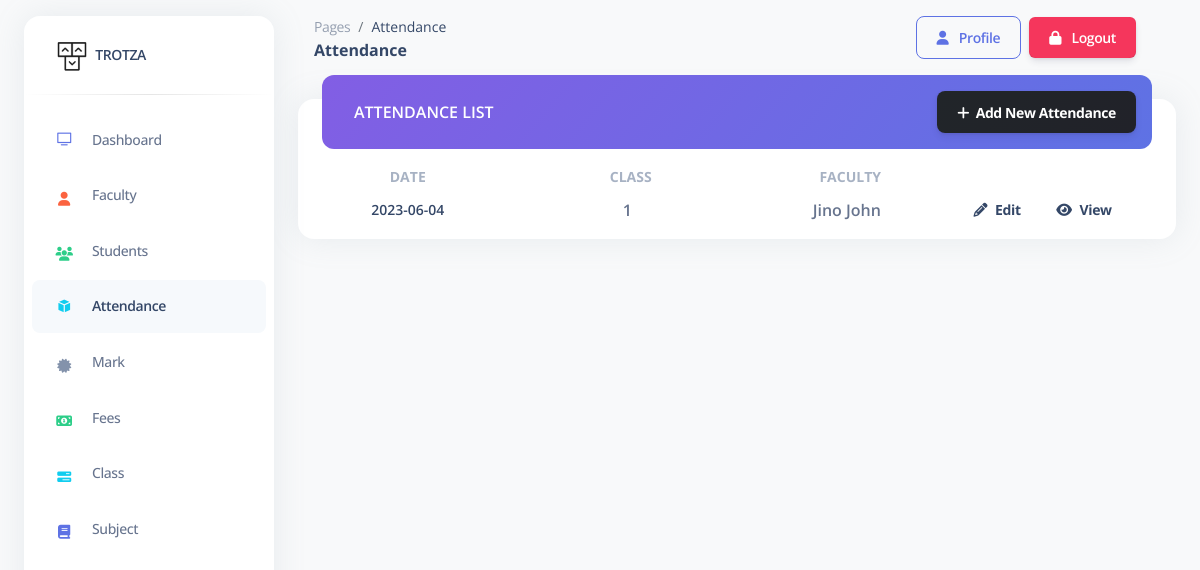
/admin/pages/attendance_list.php, run on an earlier commit of the app's database.
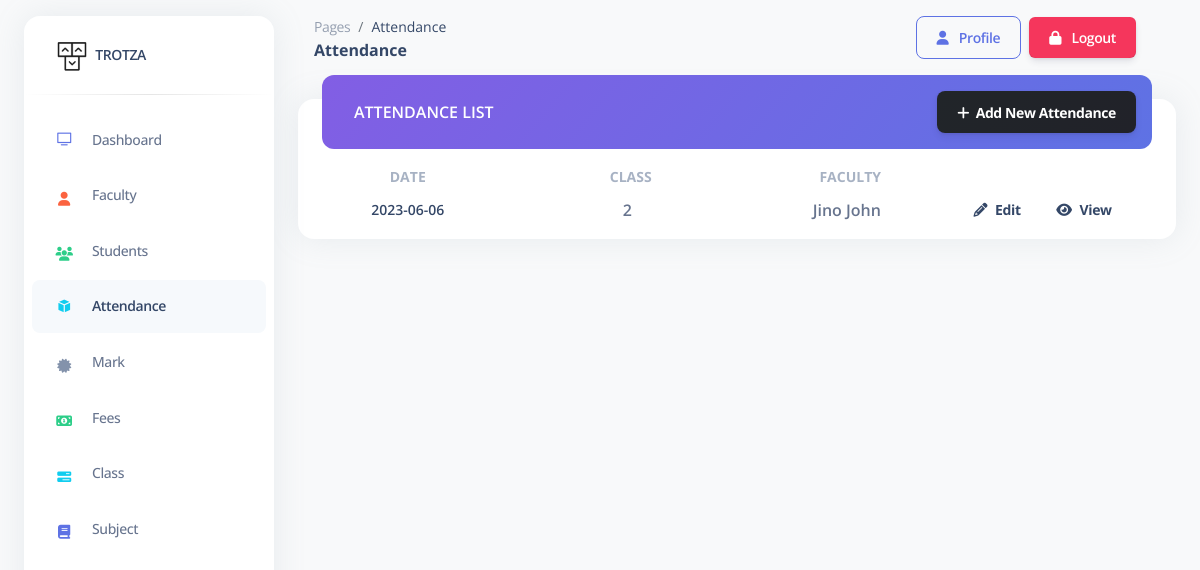
And on a later commit of the database.
### tables this page shows
CREATE TABLE `attendance_master` (
  `aid` int(11) NOT NULL,
  `adate` date NOT NULL DEFAULT current_timestamp(),
  `class` int(11) NOT NULL,
  `fid` int(11) NOT NULL
);

CREATE TABLE `faculty_data` (
  `fid` int(11) NOT NULL,
  `name` varchar(100) NOT NULL,
  `email` varchar(100) NOT NULL,
  `mobile` bigint(20) NOT NULL
);

### admin/pages/attendance_list.php (the view, shortened to what the changed rows need)
<?php
include '../includes/connection.php';
?>
<!DOCTYPE html>
<html lang="en">
<head>
  <link href="../assets/css/nucleo-icons.css" rel="stylesheet" />
  <link href="../assets/css/nucleo-svg.css" rel="stylesheet" />
  <link href="../assets/css/nucleo-svg.css" rel="stylesheet" />
  <link id="pagestyle" href="../assets/css/argon-dashboard.css?v=2.0.4" rel="stylesheet" />
</head>
<body class="g-sidenav-show   bg-gray-100">
  <main class="main-content position-relative border-radius-lg ">
    <div class="container-fluid py-4">
      <div class="row">
        <div class="col-12">
          <div class="card mb-4">
            <div class="card-body px-0 pt-3 pb-2">
              <div class="table-responsive p-0">
                <table class="align-items-center mb-0 w-100 d-block d-md-table text-sm">
                  <thead>
                    <tr>
                      <th class="text-center text-uppercase text-secondary font-weight-bolder opacity-7" style="width: 25%;">
                        Date</th>
                      <th class="text-center text-uppercase text-secondary font-weight-bolder opacity-7 ps-2" style="width: 25%;">
                        Class</th>
                      <th class="text-center text-uppercase text-secondary font-weight-bolder opacity-7 ps-2 th-sm" style="width: 25%;">
                        Faculty</th>
                      <th class="text-center text-uppercase text-secondary font-weight-bolder opacity-7" style="width: 25%;">
                      </th>
                    </tr>
                  </thead>
                  <tbody>
                    <?php
                    $query = "SELECT am.aid,am.adate,am.class,fd.name FROM attendance_master am inner join faculty_data fd on am.fid=fd.fid";
                    $result = mysqli_query($conn, $query);
                    while ($row = mysqli_fetch_array($result)) {
                    ?>
                      <tr>
                        <td class="align-middle text-center">
                          <div class="d-flex flex-column ">
                            <h6 class="mb-0 text-sm">
                              <?php echo $row["adate"]; ?>
                            </h6>
                          </div>
                        </td>
                        <td class="align-middle text-center">
                          <p class="font-weight-bold mb-0">
                            <?php echo $row["class"]; ?>
                          </p>
                        </td>
                        <td class="align-middle text-center">
                          <p class="font-weight-bold mb-0">
                            <?php echo $row["name"]; ?>
                          </p>
                        </td>
                        <td>
                          <a class="btn btn-link text-dark px-3 mb-0" type="button" href="edit_attendance.php?aid=<?php echo $row["aid"]; ?>&dt=<?php echo $row["adate"]; ?>&&class=<?php echo $row["class"]; ?>"><i class="fas fa-pencil-alt text-dark me-2"></i>Edit</a>
                          <a class="btn btn-link text-dark px-3 mb-0" href="view_attendance.php?aid=<?php echo $row["aid"]; ?>&dt=<?php echo $row["adate"]; ?>&&class=<?php echo $row["class"]; ?>"><i class="fas fa-eye text-dark me-2"></i>View</a>
                        </td>
                      </tr>
                    <?php
                    }
                    ?>
                  </tbody>
                </table>
              </div>
            </div>
          </div>
        </div>
      </div>
    </div>
  </main>
</body>
</html>

What changed in the data, as far as the page shows it:
removed attendance_master: adate "2023-06-04", class "1", fid.name "Jino John"
added attendance_master: adate "2023-06-06", class "2", fid.name "Jino John"
